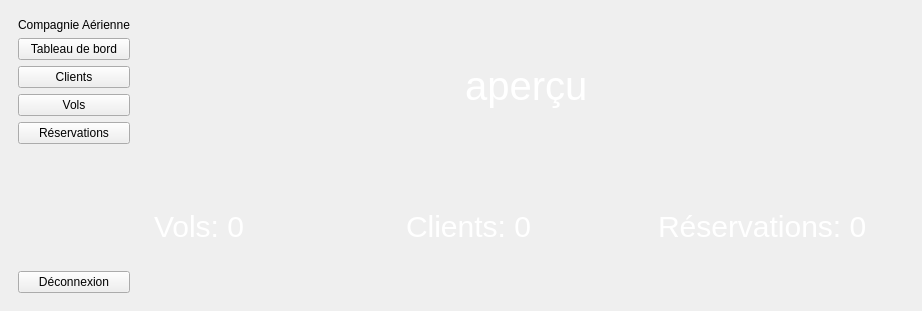
<?xml version="1.0" encoding="UTF-8"?>
<ui version="4.0">
 <class>MainWindow</class>
 <widget class="QMainWindow" name="MainWindow">
  <property name="geometry">
   <rect>
    <x>0</x>
    <y>0</y>
    <width>922</width>
    <height>311</height>
   </rect>
  </property>
  <property name="windowTitle">
   <string>Gestion Réservations - Tableau de bord</string>
  </property>
  <property name="styleSheet">
   <string notr="true"/>
  </property>
  <widget class="QWidget" name="centralwidget">
   <layout class="QHBoxLayout" name="horizontalLayout">
    <item>
     <widget class="QFrame" name="sideMenu">
      <layout class="QVBoxLayout" name="verticalLayout">
       <item>
        <widget class="QLabel" name="lblLogo">
         <property name="text">
          <string>Compagnie Aérienne</string>
         </property>
         <property name="alignment">
          <set>Qt::AlignmentFlag::AlignCenter</set>
         </property>
        </widget>
       </item>
       <item>
        <widget class="QPushButton" name="btnDashboard">
         <property name="text">
          <string>Tableau de bord</string>
         </property>
        </widget>
       </item>
       <item>
        <widget class="QPushButton" name="btnClients">
         <property name="text">
          <string>Clients</string>
         </property>
        </widget>
       </item>
       <item>
        <widget class="QPushButton" name="btnVols">
         <property name="text">
          <string>Vols</string>
         </property>
        </widget>
       </item>
       <item>
        <widget class="QPushButton" name="btnReservations">
         <property name="text">
          <string>Réservations</string>
         </property>
        </widget>
       </item>
       <item>
        <spacer name="verticalSpacer">
         <property name="orientation">
          <enum>Qt::Orientation::Vertical</enum>
         </property>
         <property name="sizeType">
          <enum>QSizePolicy::Policy::Expanding</enum>
         </property>
         <property name="sizeHint" stdset="0">
          <size>
           <width>0</width>
           <height>0</height>
          </size>
         </property>
        </spacer>
       </item>
       <item>
        <spacer name="verticalSpacer_5">
         <property name="orientation">
          <enum>Qt::Orientation::Vertical</enum>
         </property>
         <property name="sizeHint" stdset="0">
          <size>
           <width>20</width>
           <height>40</height>
          </size>
         </property>
        </spacer>
       </item>
       <item>
        <widget class="QPushButton" name="btnLogout">
         <property name="text">
          <string>Déconnexion</string>
         </property>
        </widget>
       </item>
      </layout>
     </widget>
    </item>
    <item>
     <widget class="QStackedWidget" name="stackedWidget">
      <property name="currentIndex">
       <number>0</number>
      </property>
      <widget class="QWidget" name="pageDashboard">
       <layout class="QVBoxLayout" name="verticalLayout_2">
        <item>
         <widget class="QLabel" name="lblDashboardTitle">
          <property name="styleSheet">
           <string notr="true">font-size: 40px;
text-align: center;
color :white;</string>
          </property>
          <property name="text">
           <string>                            aperçu</string>
          </property>
         </widget>
        </item>
        <item>
         <layout class="QHBoxLayout" name="statsLayout">
          <item>
           <widget class="QLabel" name="lblTotalVols">
            <property name="styleSheet">
             <string notr="true">font-size: 30px;
text-align: center;
color :white;</string>
            </property>
            <property name="text">
             <string>Vols: 0</string>
            </property>
           </widget>
          </item>
          <item>
           <widget class="QLabel" name="lblTotalClients">
            <property name="styleSheet">
             <string notr="true">font-size: 30px;
text-align: center;
color :white;</string>
            </property>
            <property name="text">
             <string>Clients: 0</string>
            </property>
           </widget>
          </item>
          <item>
           <widget class="QLabel" name="lblTotalReservations">
            <property name="styleSheet">
             <string notr="true">font-size: 30px;
text-align: center;
color :white;</string>
            </property>
            <property name="text">
             <string>Réservations: 0</string>
            </property>
           </widget>
          </item>
         </layout>
        </item>
       </layout>
      </widget>
      <widget class="QWidget" name="pageClients">
       <layout class="QVBoxLayout" name="verticalLayout_3">
        <item>
         <layout class="QHBoxLayout" name="clientsActions">
          <item>
           <widget class="QLineEdit" name="lineClientSearch">
            <property name="placeholderText">
             <string>Rechercher Ex  id:2  nom:Dupont emai:Dupont@gmail.com</string>
            </property>
           </widget>
          </item>
          <item>
           <widget class="QPushButton" name="btnClientAdd">
            <property name="text">
             <string>Ajouter</string>
            </property>
           </widget>
          </item>
          <item>
           <widget class="QPushButton" name="btnClientEdit">
            <property name="text">
             <string>Modifier</string>
            </property>
           </widget>
          </item>
          <item>
           <widget class="QPushButton" name="btnClientDelete">
            <property name="text">
             <string>Supprimer</string>
            </property>
           </widget>
          </item>
         </layout>
        </item>
        <item>
         <widget class="QTableWidget" name="tableClients"/>
        </item>
       </layout>
      </widget>
      <widget class="QWidget" name="pageVols">
       <layout class="QVBoxLayout" name="verticalLayout_4">
        <item>
         <layout class="QHBoxLayout" name="volsActions">
          <item>
           <widget class="QLineEdit" name="lineVolSearch">
            <property name="placeholderText">
             <string>Recherche  Ex  id:1  code:AE13  date:2025-10-30  heure:08:30&lt;heure  prix:500&lt;prix&lt;1000</string>
            </property>
           </widget>
          </item>
          <item>
           <widget class="QPushButton" name="btnVolAdd">
            <property name="text">
             <string>Ajouter</string>
            </property>
           </widget>
          </item>
          <item>
           <widget class="QPushButton" name="btnVolEdit">
            <property name="text">
             <string>Modifier</string>
            </property>
           </widget>
          </item>
          <item>
           <widget class="QPushButton" name="btnVolDelete">
            <property name="text">
             <string>Supprimer</string>
            </property>
           </widget>
          </item>
         </layout>
        </item>
        <item>
         <widget class="QTableWidget" name="tableVols"/>
        </item>
       </layout>
      </widget>
      <widget class="QWidget" name="pageReservations">
       <layout class="QVBoxLayout" name="verticalLayout_5">
        <item>
         <layout class="QHBoxLayout" name="reservActions">
          <item>
           <widget class="QLineEdit" name="lineResSearch">
            <property name="placeholderText">
             <string>Recherche Ex id:5 destination:paris date:2024-11-10</string>
            </property>
           </widget>
          </item>
          <item>
           <widget class="QPushButton" name="btnResAdd">
            <property name="text">
             <string>Nouvelle réservation</string>
            </property>
           </widget>
          </item>
          <item>
           <widget class="QPushButton" name="btnResEdit">
            <property name="text">
             <string>Modifier</string>
            </property>
           </widget>
          </item>
          <item>
           <widget class="QPushButton" name="btnResDelete">
            <property name="text">
             <string>Supprimer</string>
            </property>
           </widget>
          </item>
          <item>
           <widget class="QPushButton" name="btnPrintTicket">
            <property name="text">
             <string>Générer ticket</string>
            </property>
           </widget>
          </item>
         </layout>
        </item>
        <item>
         <widget class="QTableWidget" name="tableReservations"/>
        </item>
       </layout>
      </widget>
     </widget>
    </item>
   </layout>
  </widget>
 </widget>
 <resources/>
 <connections/>
</ui>
